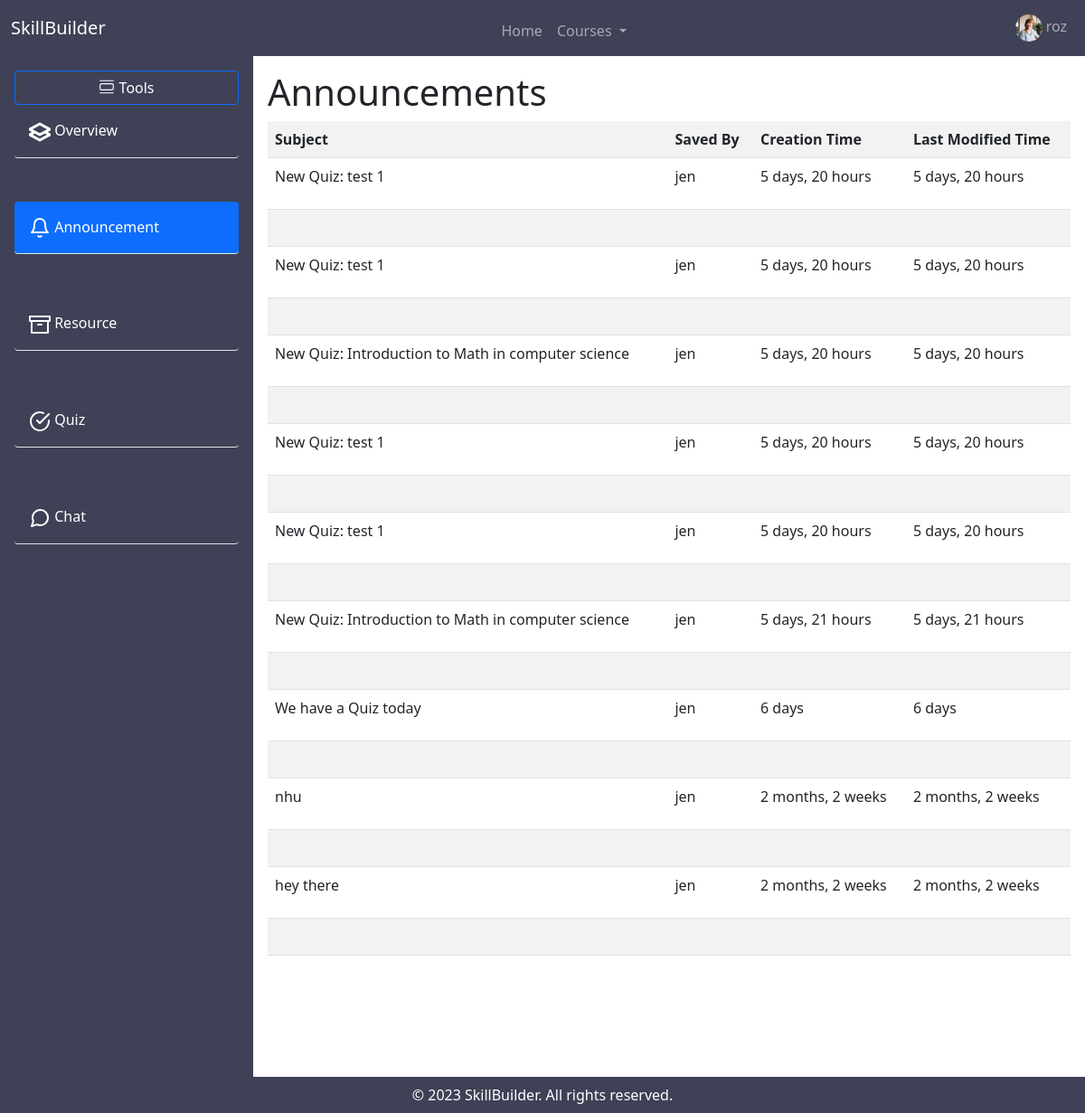
/course/1/announcement (signed in), run on the app's committed database.
### myapp/models.py (models this page shows)
class User(AbstractUser):
    is_employer = models.BooleanField("Is employer",default=False)
    is_employee = models.BooleanField("Is employee", default=False)
    is_email_verified = models.BooleanField(default=False)
    my_employer = models.CharField(max_length=200, null=True, blank=True)
    first_name = models.CharField(max_length=30, blank=False, null=False)
    last_name = models.CharField(max_length=30, blank=False, null=False)
    bio = models.TextField(blank=True, null=True)
    avatar = models.ImageField(null=True, default="avatar.svg")

### course/models.py (models this page shows, shortened)
class Announcement(models.Model):
    title = models.CharField(max_length=200)
    content = models.TextField(blank=True, null=True)
    course = models.ForeignKey(Course, on_delete=models.CASCADE)
    date = models.DateTimeField(auto_now_add=True)
    created  = models.DateTimeField(auto_now_add=True)
    updated = models.DateTimeField(auto_now=True)

class Course(models.Model):
    name = models.CharField(max_length=100)
    description = models.TextField(blank=True, null=True)
    instructor = models.ForeignKey(User, on_delete=models.CASCADE)
    created = models.DateField(auto_now_add=True)
    updated = models.DateField(auto_now=True)
    def __str__(self):
        return self.name

### course/views/announcement_page.py (the view)
# urls.py: path('course/<str:pk>/announcement', announcement_page.announcementPage, name='announcement'),
def announcementPage(request, pk):
    employee = request.user
    participants = Participants.objects.filter(user=employee)
    courses = [participant.course for participant in participants]
    course = Course.objects.get(pk=pk)
    announcements = Announcement.objects.filter(course=course).order_by('-updated')
    context = {
        'course': course,
        'announcements': announcements,
        'courses': courses
    }
    return render(request, "page/announcement_page.html", context)

### course/templates/page/announcement_page.html (shortened to what this page needs)
{% extends 'main.html' %} {% load static %} | {% block content %}
<div>
    <h1>Announcements</h1>
    {% if announcements %}
    <table class="table table-hover table-striped">
        <tr class="announcement-header">
            <th>Subject</th>
            <th>Saved By</th>
            <th>Creation Time</th>
            <th>Last Modified Time</th>
        </tr>
        {% for announcement in announcements %}
        <tr>
            <td class="view announcement-view"> <a>
                {% if announcement.title %}
                {{announcement.title}}
                {% else %}
                N/A
                {% endif %}
            </a>
            </td>
            <td>
                {% if course.instructor %}
                <p>{{course.instructor}}</p>
                {% else %}
                <p>N/A</p>
                {% endif %}
            </td>
            <td>
                {% if announcement.created|timesince %}
                <p>{{announcement.created|timesince}}</p>
                {% else %}
                <p>N/A</p>
                {% endif %}
            </td>
            <td>
                {% if announcement.updated|timesince %}
                <p>{{announcement.updated|timesince}}</p>
                {% else %}
                <p>N/A</p>
                {% endif %}
            </td>
        </tr>
        <tr>
            <td colspan="4">
                <br>
            </tr>
        {% endfor %}
    </table>
    {% else %}
    <p>Annoucement not available</p>
    {% endif %}
</div>
{% endblock %}

### templates/main_navbar.html (shortened to what this page needs)
<nav class="navbar navbar-expand-lg navbar-dark" style="background-color: #3f4156;">
  <div class="container-fluid">
    <a class="navbar-brand" href="{% url 'employee-home' request.user %}"
      >SkillBuilder</a
    >
    <div class="collapse navbar-collapse" id="navbarSupportedContent">
      {% if request.user.is_authenticated %}
      <ul class="navbar-nav m-auto mb-2 mb-lg-0">
        <li class="nav-item">
          <a
            class="nav-link {% if request.resolver_match.view_name == 'employee-home' %} active {% endif %}"
            aria-current="page"
            href="{% url 'employee-home' request.user %}"
            >Home</a
          >
        </li>
        {% with request.resolver_match.url_name as url_name %}
        {% if courses %}
        <li class="nav-item dropdown">
          <a
            class="nav-link dropdown-toggle"
            href="#"
            id="navbarDarkDropdownMenuLink"
            role="button"
            data-bs-toggle="dropdown"
            aria-expanded="false"
          >
            Courses
          </a>
        </li>
        {% endif %}
        {% endwith %}
      </ul>
      {% endif %}
      <div>
        <ul class="navbar-nav">
          <li class="nav-item dropstart">
            <a
              class="nav-link dropdown-toggle"
              href="#"
              id="navbarDarkDropdownMenuLink"
              role="button"
              data-bs-toggle="dropdown"
              aria-expanded="false"
            >
              <img
                src="{{request.user.avatar.url}}"
                alt="user"
                class="image-icon"
                style="width: 30px; border-radius: 50%"
              />
              {{request.user.username}}
            </a>
          </li>
        </ul>
      </div>
    </div>
  </div>
</nav>

### static/css/employee_page.css (style rules this page uses)
* { box-sizing: border-box; margin: 0; padding: 0; list-style: none; text-decoration: none !important; box-sizing: border-box; }
.dropstart .dropdown-toggle::before { display: none !important; }
.view { cursor: pointer; }

### data on the page
User: user.avatar (picture), user.username "roz"
Announcement: title "New Quiz: test 1", created "5 days, 20 hours", updated "5 days, 20 hours"
Course: instructor "jen"
Announcement: title "New Quiz: test 1", created "5 days, 20 hours", updated "5 days, 20 hours"
Announcement: title "New Quiz: Introduction to Math in computer science", created "5 days, 20 hours", updated "5 days, 20 hours"
Announcement: title "New Quiz: test 1", created "5 days, 20 hours", updated "5 days, 20 hours"
Announcement: title "New Quiz: test 1", created "5 days, 20 hours", updated "5 days, 20 hours"
Announcement: title "New Quiz: Introduction to Math in computer science", created "5 days, 21 hours", updated "5 days, 21 hours"
Announcement: title "We have a Quiz today", created "6 days", updated "6 days"
Announcement: title "nhu", created "2 months, 2 weeks", updated "2 months, 2 weeks"
Announcement: title "hey there", created "2 months, 2 weeks", updated "2 months, 2 weeks"
